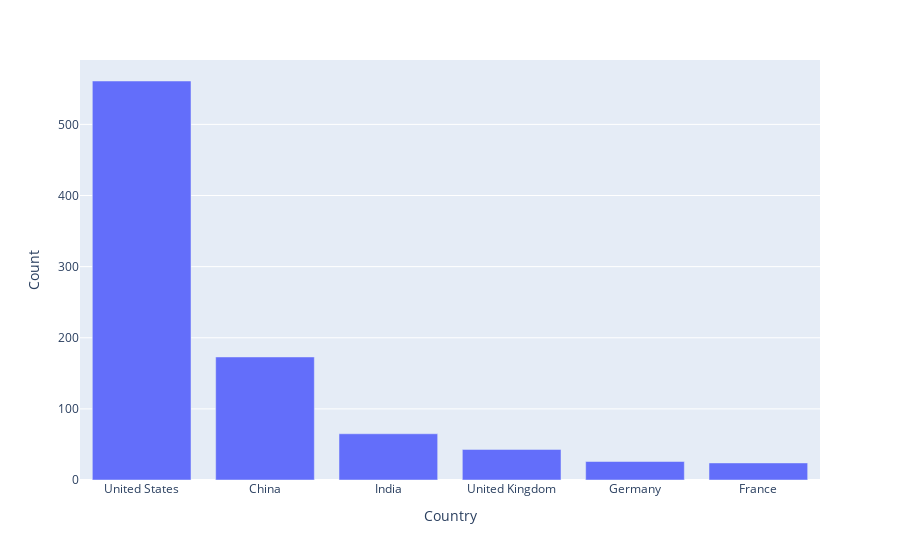

The notebook cell saved with this chart:
### Code cell
#get the data ready for a bar chart 
countries_df = df_companies.groupby(['Country'])['Company'].count().reset_index()
countries_df.columns = countries_df.columns.str.replace('Company', 'Count')
mask_df = countries_df['Count'] > 20
#bar chart 
fig = px.bar(countries_df[mask_df], x='Country', y='Count')
fig.update_layout(xaxis = {"categoryorder":"total descending"})
fig.show()

### Figure 1 — Plotly figure (JSON) as saved in the notebook; plotly's stock layout.template omitted (floating-point values rounded to 4 significant figures)
{"data": [{"alignmentgroup": "True", "hovertemplate": "Country=%{x}<br>Count=%{y}<extra></extra>", "legendgroup": "", "marker": {"color": "#636efa", "pattern": {"shape": ""}}, "name": "", "offsetgroup": "", "orientation": "v", "showlegend": false, "textposition": "auto", "type": "bar", "x": ["China", "France", "Germany", "India", "United Kingdom", "United States"], "xaxis": "x", "y": [173, 24, 26, 65, 43, 561], "yaxis": "y"}], "layout": {"barmode": "relative", "legend": {"tracegroupgap": 0}, "margin": {"t": 60}, "xaxis": {"anchor": "y", "categoryorder": "total descending", "domain": [0, 1], "title": {"text": "Country"}}, "yaxis": {"anchor": "x", "domain": [0, 1], "title": {"text": "Count"}}}}
